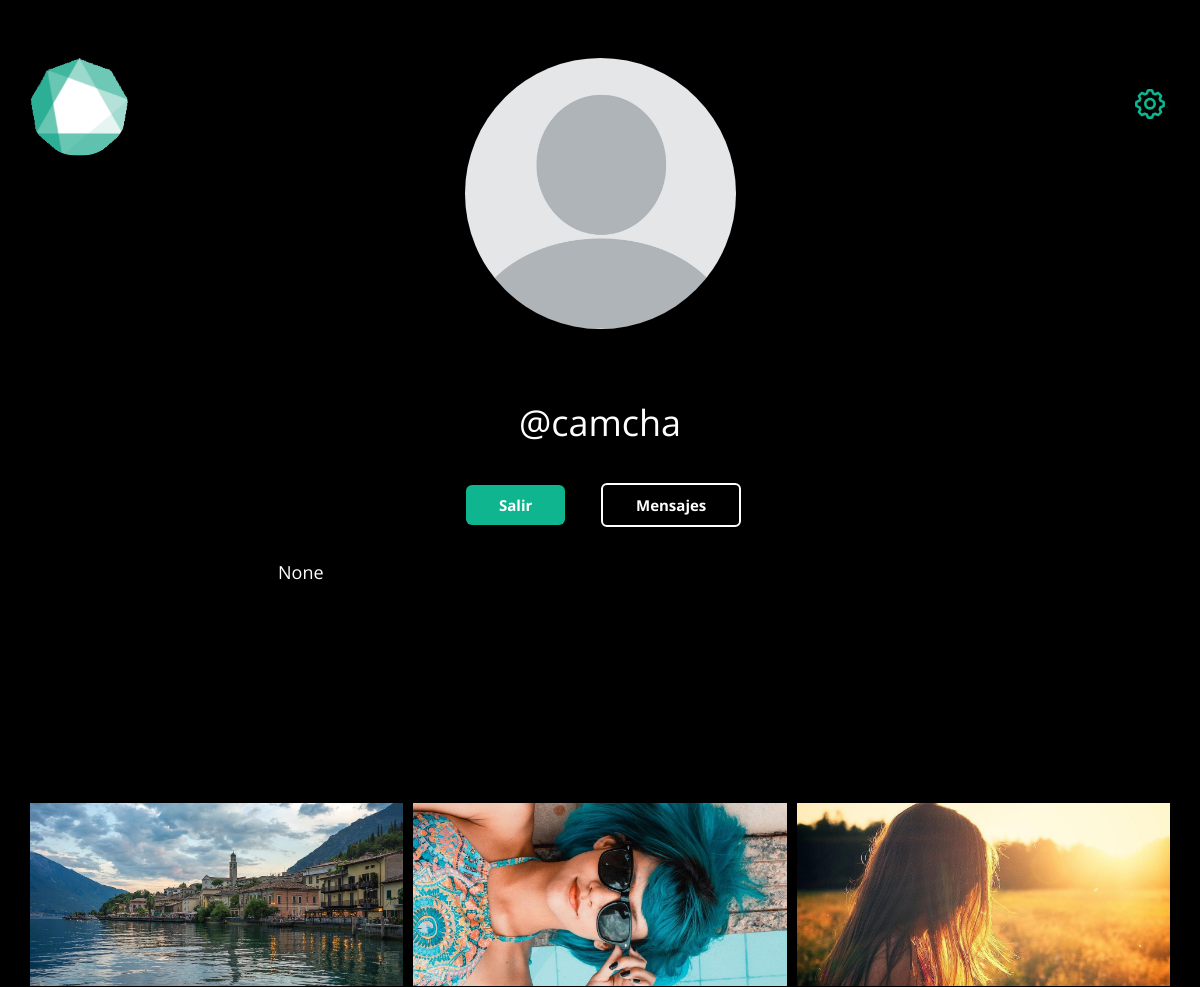
The app's page /Templates/pantallaPerfilUsuario.html (signed in, upper part), older data.
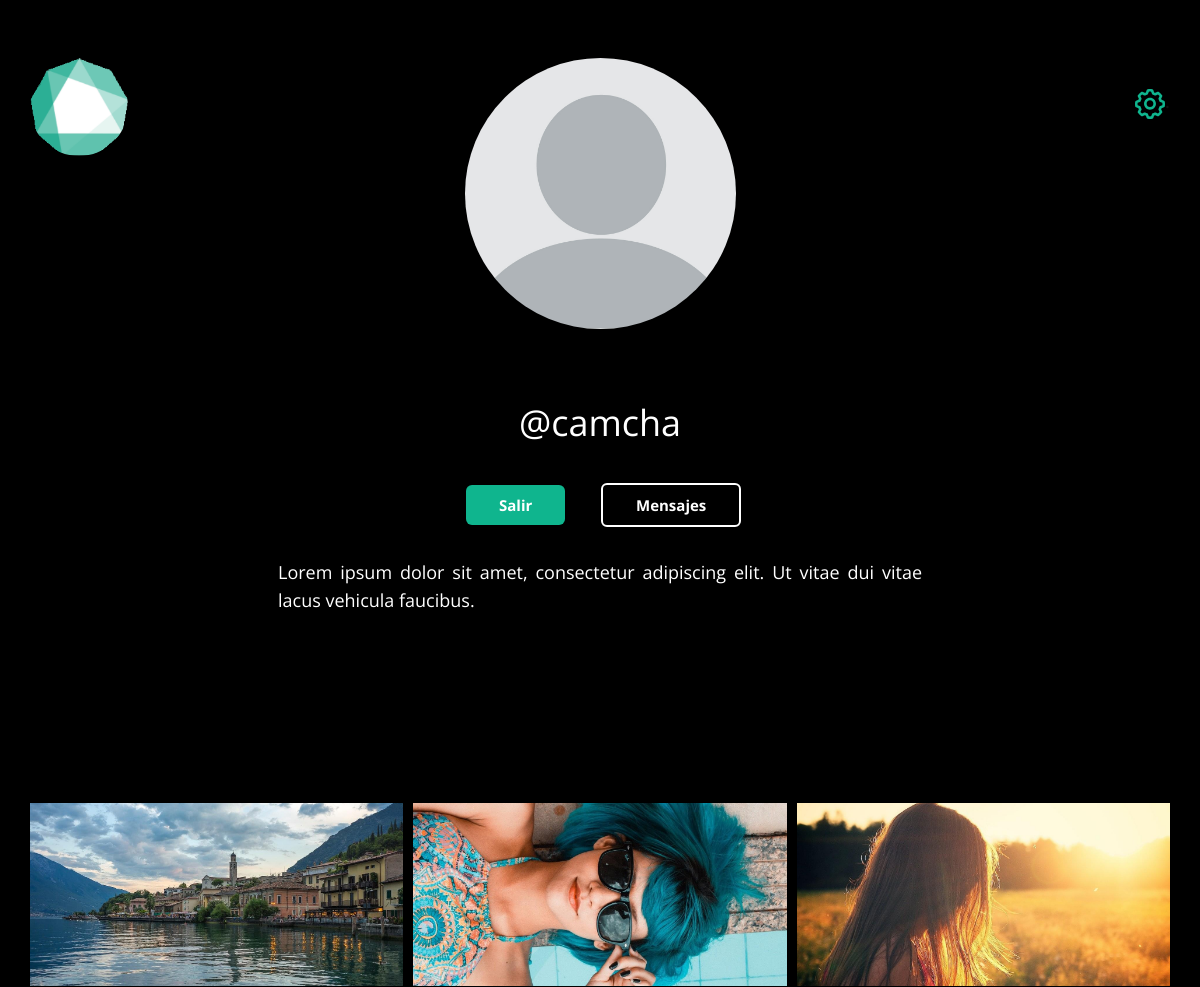
The same page, newer data.
### tables this page shows
CREATE TABLE persona (ID_usuario INTEGER PRIMARY KEY AUTOINCREMENT NOT NULL UNIQUE, nombre VARCHAR (40) NOT NULL, apellido VARCHAR (40) NOT NULL, permisoAdmin BOOLEAN NOT NULL, permisoSuperadmin BOOLEAN NOT NULL, usuarioActivo BOOLEAN NOT NULL, nombreDeUsuario VARCHAR (20) UNIQUE NOT NULL, URL_fotoDePerfil VARCHAR (256), email VARCHAR (320) NOT NULL UNIQUE, contrasena VARCHAR (60) NOT NULL, biografia VARCHAR (300));

### click10.py (the view)
@app.route('/Templates/pantallaPerfilUsuario.html',methods=['GET','POST'])
@app.route('/Templates/pantallaPerfilUsuario.html/<user>',methods=['GET','POST'])
def pantallaPerfilUsuario(user = None):
    try:
        user = session["user"]
        auth = session["auth"]
    except:
        user = "unknown"
        auth = 0
    if user == "unknown":
        return redirect(url_for('inicio'))
    consulta = sql_consultar_datos_usuario('click10.db', user)
    p = Persona(consulta[0][1], consulta[0][2], consulta[0][6], consulta[0][8], consulta[0][9], consulta[0][3], consulta[0][4], consulta[0][5], consulta[0][7], consulta[0][10])
    return render_template("pantallaPerfilUsuario.html", user = user, biografia=p.biografia)

### metodos.py (called while the page is built)
def sql_connection(db):
    try:
        con = sqlite3.connect(db)
        return con;
    except Error:
        print(Error)

def sql_consultar_datos_usuario(bd, nombreDeUsuario):
    strsql = "select * from persona where nombreDeUsuario='{0}';".format(nombreDeUsuario)
    con = sql_connection(bd)
    cursorObj = con.cursor()
    cursorObj.execute(strsql)
    registros_existentes = cursorObj.fetchall()
    return registros_existentes

### templates/pantallaPerfilUsuario.html (shortened to what this page needs)
<!DOCTYPE html>
<html style="font-size: 16px;">
<head>
  <link rel="stylesheet" href="{{ url_for('static', filename='css/nicepagePerfil.css') }}" media="screen">
  <link rel="stylesheet" href="{{ url_for('static', filename='css/pantallaPerfilUsuario.css') }}" media="screen">
</head>
<body class="u-body">
  <header class="u-black u-clearfix u-header u-header" id="sec-a47a">
    <div class="u-clearfix u-sheet u-sheet-1">
      <a href="/Templates/pantallaGestionPublicaciones.html" class="u-image u-logo u-image-1" data-image-width="149"
        data-image-height="148" title="A gestion publicaciones">
        <img src="{{ url_for('static', filename='img/LogoSolo_150.png') }}" class="u-logo-image u-logo-image-1">
      </a>
      <a href="/Templates/cargaDeImagenDeUsuario.html"
        class="u-align-center u-border-1 u-border-grey-75 u-image u-image-round u-logo u-radius-50 u-image-2"
        data-image-width="300" data-image-height="300" title="A perfil de usuario" style="border-style:none;">
        <img src="{{ url_for('static', filename='img/picMan.jpg') }}" class="u-logo-image-2">
      </a>
      <a href="/Templates/pantalla1GestionPerfil.html"
        class="u-border-none u-btn u-button-style u-none u-text-body-color u-btn-1">
        <br><span class="u-icon u-text-custom-color-1 u-icon-1"><img></span>.
      </a>
      <p class="u-align-center u-text u-text-white u-text-1" spellcheck="false">@{{user}}</p>
      <a href="/logout"
        class="u-btn u-btn-round u-button-style u-custom-color-1 u-hover-custom-color-5 u-radius-6 u-btn-2">Salir</a>
      <a href="/Templates/pantallaMensajes.html"
        class="u-black u-border-2 u-border-white u-btn u-btn-round u-button-style u-hover-white u-radius-6 u-btn-3">Mensajes</a>
      <p class="u-align-justify u-text u-text-3" spellcheck="true">{{biografia}}</p>
    </div>
  </header>
  <section class="u-black u-clearfix u-section-1" id="sec-77ca">
    <div class="u-clearfix u-sheet u-sheet-1">
      <div class="u-expanded-width u-gallery u-layout-grid u-lightbox u-no-transition u-show-text-on-hover u-gallery-1">
        <div class="u-gallery-inner u-gallery-inner-1">
          <div class="u-effect-fade u-gallery-item">
            <div class="u-back-slide" data-image-width="1280" data-image-height="853">
              <img class="u-back-image u-expanded"
                src="{{ url_for('static', filename='img/g6d2420c3b501920f8797b6f229fb85aec5b65f06572c81769eabc1fd4bea1a550a059fa63e4e50da9258528dcbc6a582acaa6b63dc21a870e7f09ea70df0ffbf_1280.jpg') }}">
            </div>
          </div>
          <div class="u-effect-fade u-gallery-item">
            <div class="u-back-slide" data-image-width="1280" data-image-height="853">
              <img class="u-back-image u-expanded"
                src="{{ url_for('static', filename='img/gf44c2196451356730705f6eba45a7d9fd4fb85666b31e93c37ac662eece2391fb73aed09721addf2ebfe5407a3966d079e861e1c9d85fe05f27dc80dd4c14a69_1280.jpg') }}">
            </div>
          </div>
          <div class="u-effect-fade u-gallery-item">
            <div class="u-back-slide" data-image-width="150" data-image-height="99">
              <img class="u-back-image u-expanded"
                src="{{ url_for('static', filename='img/g2ee492cd000d53e916569eaafcb0b2dc07f905a1610619b7b37afbae76d646cfa99170c3628592a627e56055ec224f382d44895a043ed33864165345c76baafe_1280.jpg') }}">
            </div>
          </div>
        </div>
      </div>
    </div>
  </section>
</body>
</html>

Row changes from the older to the newer data that the page shows:
changed persona "camcha": biografia (not shown) → "Lorem ipsum dolor sit amet, consectetur adipiscing elit. Ut vitae dui vitae lacus vehicula faucibus."
Text that changed along with them:
{{ biografia }}: "None" → (not shown)
